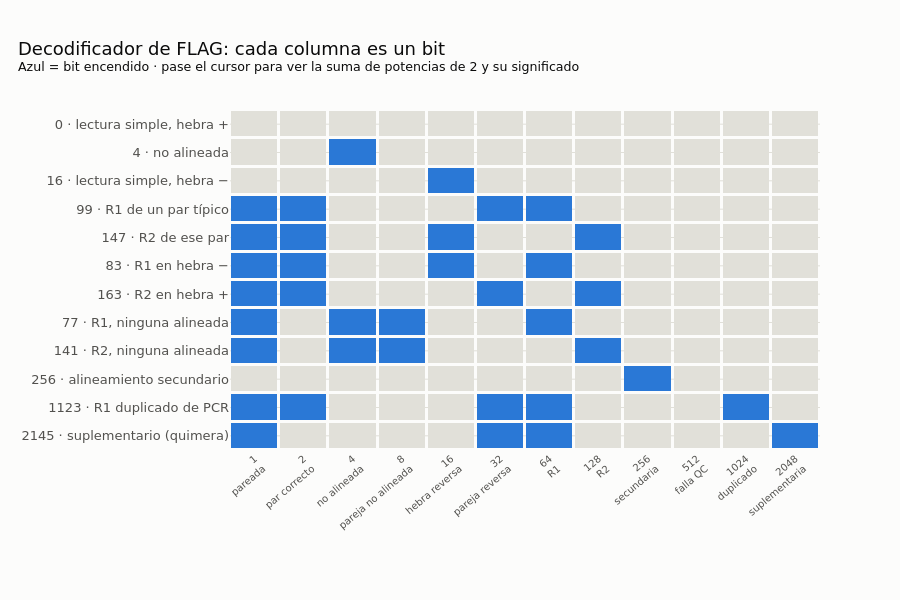

The cell this chart's notebook holds for it:
### Code cell
examples = {0: "lectura simple, hebra +", 4: "no alineada", 16: "lectura simple, hebra −",
            99: "R1 de un par típico", 147: "R2 de ese par", 83: "R1 en hebra −", 163: "R2 en hebra +",
            77: "R1, ninguna alineada", 141: "R2, ninguna alineada", 256: "alineamiento secundario",
            1123: "R1 duplicado de PCR", 2145: "suplementario (quimera)"}
flags = list(examples)
Z = np.array([[1 if f & b else 0 for b, _ in FLAG_BITS] for f in flags])
hover = [[f"FLAG {f} ({examples[f]})<br>bit {b} = <b>{name}</b>: {'sí ✔' if f & b else 'no'}"
          f"<br>{f} = {' + '.join(str(bb) for bb, _ in FLAG_BITS if f & bb) or '0'}"
          for b, name in FLAG_BITS] for f in flags]
fig = go.Figure(go.Heatmap(z=Z, x=[f"{b}<br>{name}" for b, name in FLAG_BITS],
                           y=[f"{f} · {examples[f]}" for f in flags],
                           colorscale=[[0, ec.GRID], [1, ec.BLUE]], showscale=False, xgap=3, ygap=3,
                           text=hover, hoverinfo="text"))
fig.update_layout(
    title=dict(text="Decodificador de FLAG: cada columna es un bit"
                    "<br><sup>Azul = bit encendido · pase el cursor para ver la suma de potencias de 2 y su significado</sup>"),
    height=600, margin=dict(t=110, l=230, b=150), yaxis=dict(autorange="reversed"),
    xaxis=dict(side="bottom", tickangle=-40, tickfont=dict(size=10)))
fig.show()

### Figure 1 — Plotly figure (JSON) as saved in the notebook; plotly's stock layout.template omitted (floating-point values rounded to 4 significant figures; data arrays with more than 128 entries replaced by an {"elided": "..."} marker saying what was removed)
{"data": [{"colorscale": [[0, "#e1e0d9"], [1, "#2a78d6"]], "hoverinfo": "text", "showscale": false, "text": {"elided": "12x12 str values"}, "type": "heatmap", "x": ["1<br>pareada", "2<br>par correcto", "4<br>no alineada", "8<br>pareja no alineada", "16<br>hebra reversa", "32<br>pareja reversa", "64<br>R1", "128<br>R2", "256<br>secundaria", "512<br>falla QC", "1024<br>duplicado", "2048<br>suplementaria"], "xgap": 3, "y": ["0 · lectura simple, hebra +", "4 · no alineada", "16 · lectura simple, hebra −", "99 · R1 de un par típico", "147 · R2 de ese par", "83 · R1 en hebra −", "163 · R2 en hebra +", "77 · R1, ninguna alineada", "141 · R2, ninguna alineada", "256 · alineamiento secundario", "1123 · R1 duplicado de PCR", "2145 · suplementario (quimera)"], "ygap": 3, "z": {"elided": "12x12 int values"}}], "layout": {"height": 600, "margin": {"b": 150, "l": 230, "t": 110}, "title": {"text": "Decodificador de FLAG: cada columna es un bit<br><sup>Azul = bit encendido · pase el cursor para ver la suma de potencias de 2 y su significado</sup>"}, "xaxis": {"side": "bottom", "tickangle": -40, "tickfont": {"size": 10}}, "yaxis": {"autorange": "reversed"}}}
